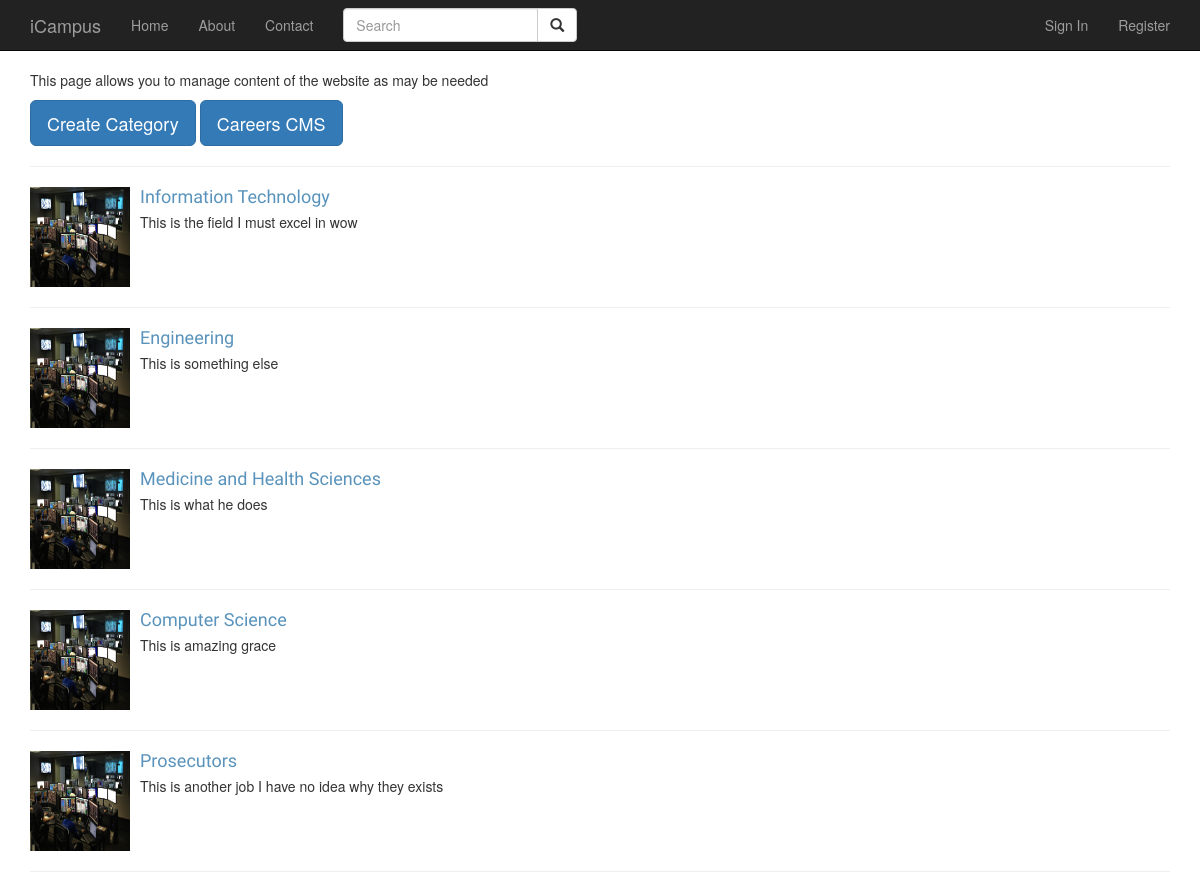
The app's page /cms/, older data.
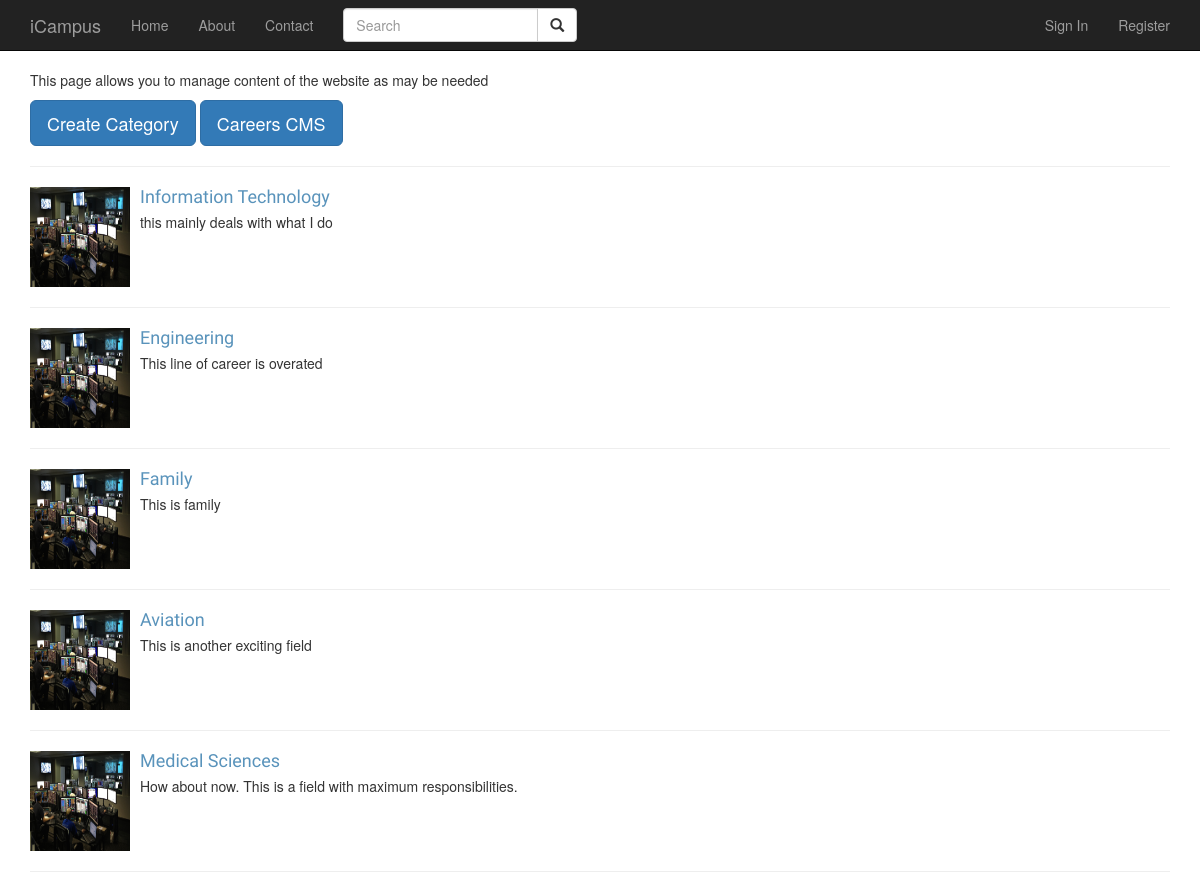
The same page, newer data.
### app/models.py (models this page shows, shortened)
class Category(db.Model):
    __tablename__ = 'categories'
    id = db.Column(db.Integer, primary_key=True)
    name = db.Column(db.String(64))
    overview = db.Column(db.Text)
    careers = db.relationship('Career', backref='category', lazy='dynamic')

### app/main/views.py (the view)
@main.route('/cms/', methods=['GET', 'POST'])
def cms():
    categories = Category.query.all()
    return render_template('cms.html', categories=categories)

### app/main/__init__.py (called while the page is built)
@main.app_context_processor
def inject_permissions():
    return dict(Permission=Permission)

### app/models.py (called while the page is built)
    def can(self, permissions):
        return False

### app/templates/cms.html
{% extends 'base.html' %}
{% import "bootstrap/wtf.html" as wtf %}
{% block page_content %}
<div>
	<p>This page allows you to manage content of the website as may be needed</p>
	<a href="/cms/create_cat" type="button" class="btn btn-primary btn-lg">
	  	Create Category
	</a>
	<a href="/cms/all-careers/" type="button" class="btn btn-primary btn-lg">
	  	Careers CMS
	</a>
	<hr/>
	<ul class="media-list">
		{% for category in categories %}
		<li class="media">
		    <div class="media-left">
		        <a href="#">
		            <img class="media-object img-resposive cat-images" src="{{ url_for('static', filename = 'images/information-technology.jpeg') }}" alt="...">
		        </a>
		    </div>
		    <div class="media-body">
		        <h4 class="media-heading"><a href="{{ url_for('main.ret_cat', id=category.id) }}">{{ category.name }}</a></h4>
				<p class="">
					{{ category.overview }}
				</p>
		    </div>
		</li><hr>
		{% endfor %}
    </ul>
</div>
{% endblock %}

### app/templates/base.html (shortened to what this page needs)
{% extends "bootstrap/base.html" %}
{% block head %}
    {{ super() }}
    <link rel="stylesheet" href="{{ url_for('static', filename = 'css/base.css') }}">
    <link rel="stylesheet" href="{{ url_for('static', filename = 'css/comment.css') }}">
{% endblock %}
{% block navbar %}
<div class="navbar navbar-inverse navbar-fixed-top" role="navigation">
    <div class="container">
        <div class="navbar-header">
            <a class="navbar-brand" href="/">iCampus</a>
        </div>
        <div class="navbar-collapse collapse">
            <ul class="nav navbar-nav">
                <li><a href="/">Home</a></li>
                <li><a href="/about">About</a></li>
                <li><a href="/contact">Contact</a></li>
            </ul>
            <form class="navbar-form navbar-left" role="search">
                <div class="input-group">
                    <input type="text" class="form-control" placeholder="Search" name="q">
                    <div class="input-group-btn">
                        <button class="btn btn-default" type="submit"><i class="glyphicon glyphicon-search"></i></button>
                    </div>
                </div>
            </form>
            <ul class="nav navbar-nav navbar-right">
                {% if current_user.is_authenticated %}
                <li style=""><a href="">{{ current_user.username | capitalize }}</a></li>
                <li><a href="{{ url_for('auth.logout') }}">Sign Out</a></li>
                {% else %}
                <li><a href="{{ url_for('auth.login') }}">Sign In</a></li>
                <li><a href="{{ url_for('auth.register') }}">Register</a></li>
                {% endif %}
            </ul>
        </div>
    </div>
</div>
{% endblock %}
{% block content %}
<div class="container">
    {% block page_content %}{% endblock %}
</div>
{% endblock %}

### app/static/css/base.css (style rules this page uses)
h1, h2, h3, h4, h5 , h6 { font-family: 'Ubuntu', sans-serif; font-weight:normal; }
body { padding-top: 70px; }
a { text-decoration:none; color:#5993bb; }
.cat-images { height: 100px; width: 100px; }

Row changes from the older to the newer data that the page shows:
removed Category: name "Prosecutors", overview "This is another job I have no idea why they exists"
changed Category "Information Technology": overview "This is the field I must excel in wow" → "this mainly deals with what I do"
changed Category "Engineering": overview "This is something else" → "This line of career is overated"
changed Category: name "Medicine and Health Sciences" → "Family"; overview "This is what he does" → "This is family"
changed Category: name "Computer Science" → "Aviation"; overview "This is amazing grace" → "This is another exciting field"
added Category: name "Medical Sciences", overview "How about now. This is a field with maximum responsibilities."
